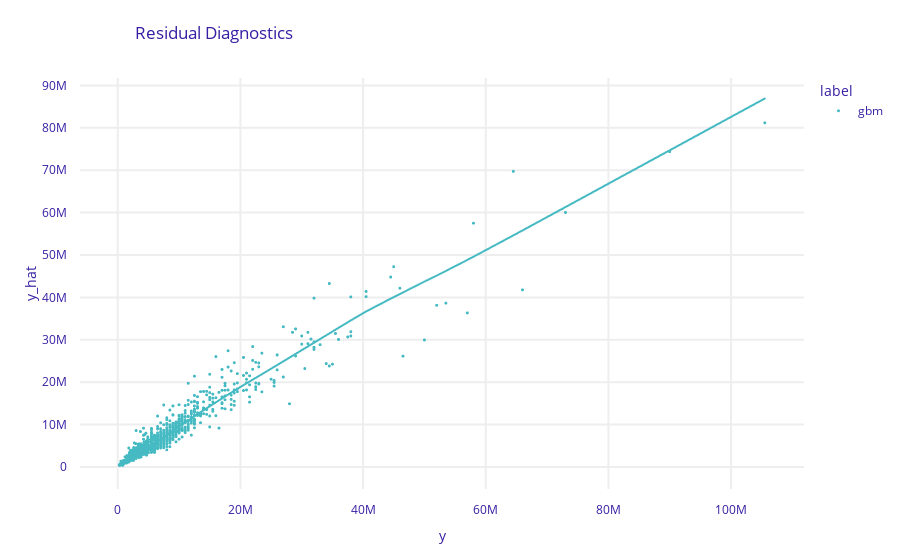

The notebook cell this image was saved under:
### Markdown cell above
# Model audit results

### Code cell
fifa_md_gbm = fifa_gbm_exp.model_diagnostics()
fifa_md_gbm.plot(variable = "y", yvariable = "y_hat")

### Figure 1 — Plotly figure (JSON) as saved in the notebook; plotly's stock layout.template omitted (floating-point values rounded to 4 significant figures; data arrays with more than 128 entries replaced by an {"elided": "..."} marker saying what was removed)
{"data": [{"hovertemplate": "<b>%{hovertext}</b><br><br>label=gbm<br>y=%{x}<br>y_hat=%{y}<extra></extra>", "hovertext": {"elided": "1250 int values"}, "legendgroup": "gbm", "line": {"width": 2}, "marker": {"color": "#46bac2", "size": 3, "symbol": "circle"}, "mode": "markers", "name": "gbm", "showlegend": true, "type": "scattergl", "x": {"elided": "1250 int values"}, "xaxis": "x", "y": {"elided": "1250 float values"}, "yaxis": "y"}, {"hovertemplate": "<b>LOWESS trendline</b><br><br>label=gbm<br>y=%{x}<br>y_hat=%{y} <b>(trend)</b><extra></extra>", "legendgroup": "gbm", "line": {"width": 2}, "marker": {"color": "#46bac2", "size": 3, "symbol": "circle"}, "mode": "lines", "name": "gbm", "showlegend": false, "type": "scattergl", "x": {"elided": "1250 int values"}, "xaxis": "x", "y": {"elided": "1250 float values"}, "yaxis": "y"}], "layout": {"font": {"color": "#371ea3"}, "legend": {"title": {"text": "label"}, "tracegroupgap": 0}, "margin": {"b": 71, "r": 30, "t": 78}, "title": {"text": "Residual Diagnostics", "x": 0.15}, "xaxis": {"anchor": "y", "automargin": true, "domain": [0, 1], "fixedrange": true, "gridwidth": 2, "tickcolor": "white", "ticklen": 10, "ticks": "outside", "title": {"text": "y"}, "type": "linear", "zeroline": false}, "yaxis": {"anchor": "x", "automargin": true, "domain": [0, 1], "fixedrange": true, "gridwidth": 2, "tickcolor": "white", "ticklen": 10, "ticks": "outside", "title": {"text": "y_hat"}, "type": "linear", "zeroline": false}}}
